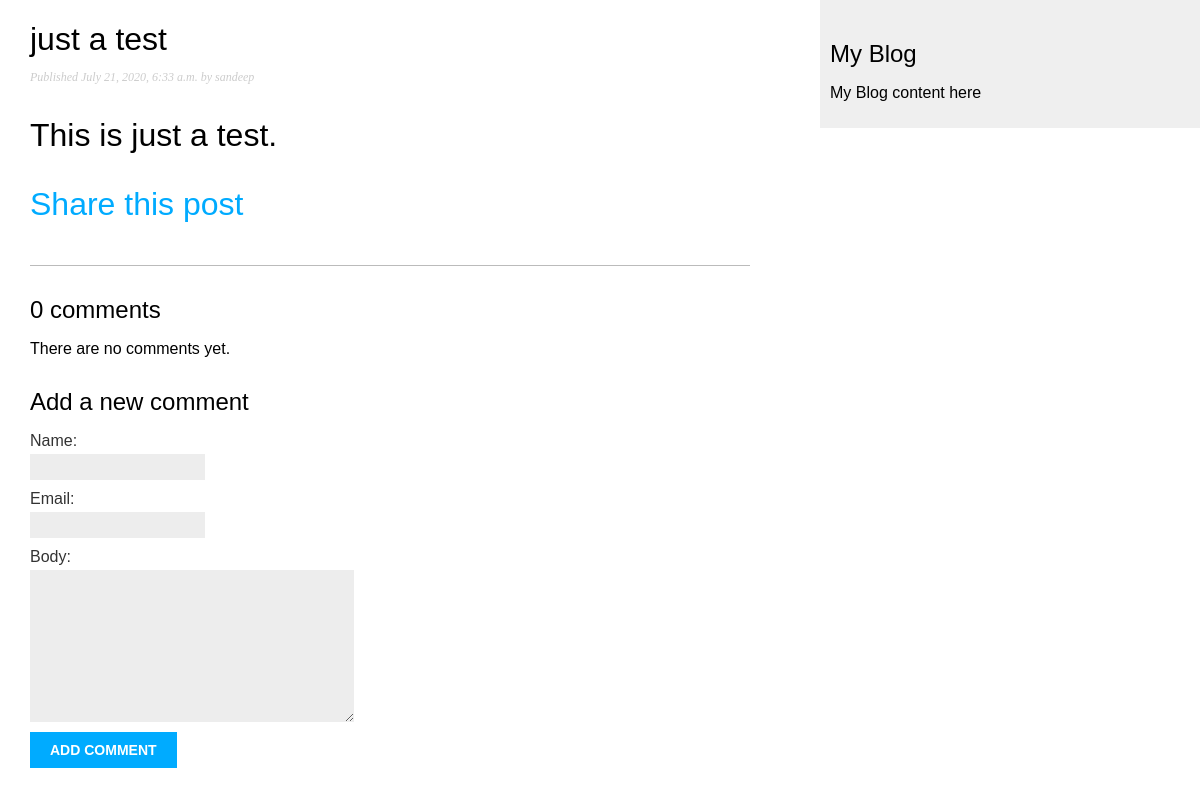
Page /blog/2020/7/21/just-test/ on the earlier database version.
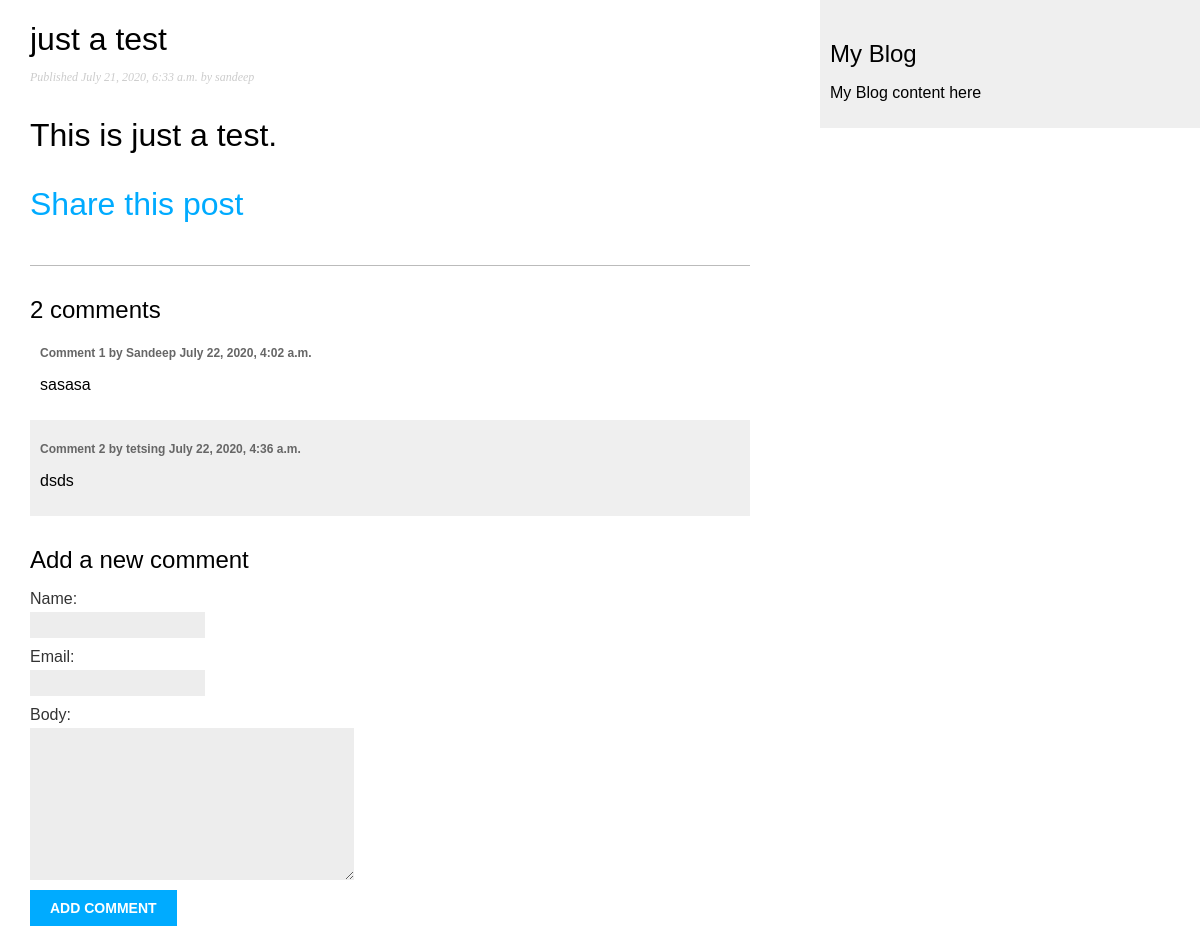
Same page on the later database version.
### blog/models.py (models this page shows, shortened)
class Post(models.Model):
    objects = models.Manager()  # Default Manager
    published = PublishedManager()  # Custom Manager
    STATUS_CHOICES = (
        ('draft', 'Draft'),
        ('published', 'Published'),
    )
    title = models.CharField(max_length=250)
    slug = models.SlugField(max_length=250, unique_for_date='publish')
    author = models.ForeignKey(User, on_delete=models.CASCADE, related_name='blog_posts')
    body = models.TextField()
    publish = models.DateTimeField(default=timezone.now)
    created = models.DateTimeField(auto_now_add=True)
    updated = models.DateTimeField(auto_now=True)
    status = models.CharField(max_length=10, choices=STATUS_CHOICES, default='draft')
    class Meta:
        ordering = ('-publish',)

class Comment(models.Model):
    post = models.ForeignKey(Post,
                             on_delete=models.CASCADE,
                             related_name='comments')
    name = models.CharField(max_length=80)
    email = models.EmailField()
    body = models.TextField()
    created = models.DateTimeField(auto_now_add=True)
    updated = models.DateTimeField(auto_now=True)
    active = models.BooleanField(default=True)
    class Meta:
        ordering = ('created',)

### blog/views.py (the view)
# urls.py: path('<int:year>/<int:month>/<int:day>/<slug:post>/', views.post_detail, name='post_detail'),
def post_detail(request, year, month, day, post):
    post = get_object_or_404(Post, slug=post, status='published', publish__year=year, publish__month=month, publish__day=day)
    comments = post.comments.filter(active=True)
    new_comment = None
    if request.method == 'POST':
        comment_form = CommentForm(data=request.POST)
        if comment_form.is_valid:
            new_comment = comment_form.save(commit=False)
            new_comment.post = post # assign current post to the comment
            new_comment.save() # save to db
    else:
        comment_form = CommentForm()
    return render(request, 'blog/post/detail.html', {'post' : post, 'comments': comments,
                                        'new_comment': new_comment, 'comment_form': comment_form})

### blog/forms.py
class CommentForm(forms.ModelForm):
    class Meta:
        model = Comment
        fields = ('name', 'email', 'body')

### blog/templates/blog/post/detail.html (shortened to what this page needs)
{% extends 'blog/base.html' %}
{% block content %}
    <h1> {{ post.title }}
    <p class="date">
        Published {{ post.publish }} by {{ post.author }}
    </p>
        {{ post.body|linebreaks }}
        <p>
            <a href="{% url "blog:post_share" post.id %}">
                Share this post
            </a>
        </p>
    {% with comments.count as total_comments %}
        <h2>
            {{ total_comments }} comment{{ total_comments|pluralize }}
        </h2>
    {% endwith %}
    {% for comment in comments %}
        <div class="comment">
            <p class="info">
            Comment {{ forloop.counter }} by {{ comment.name }}
            {{ comment.created }}
            </p>
            {{ comment.body|linebreaks }}
        </div>
        {% empty %}
            <p>There are no comments yet.</p>
    {% endfor %}
    {% if new_comment %}
        <h2>Your comment has been added.</h2>
        {% else %}
        <h2>Add a new comment</h2>
        <form method="post">
            {{ comment_form.as_p }}
            <p><input type="submit" value="Add comment"></p>
        </form>
    {% endif %}
{% endblock content %}

### blog/templates/blog/base.html (shortened to what this page needs)
{% load static %}
<!DOCTYPE html>
<html lang="en">
<head>
    <link href="{% static "css/blog.css" %}" rel="stylesheet">
</head>
<body>
<div id="content">
    {% block content %}
    {% endblock %}
</div>
<div id="sidebar">
    <h2> My Blog </h2>
    <p> My Blog content here </p>
</div>
</body>
</html>

### blog/static/css/blog.css (style rules this page uses)
body { margin:0; padding:0; font-family:helvetica, sans-serif; }
a { color:#00abff; text-decoration:none; }
h1 { font-weight:normal; border-bottom:1px solid #bbb; padding:0 0 10px 0; }
h2 { font-weight:normal; margin:30px 0 0; }
#content { float:left; width:60%; padding:0 0 0 30px; }
#sidebar { float:right; width:30%; padding:10px; background:#efefef; height:100%; }
p.date { color:#ccc; font-family: georgia, serif; font-size: 12px; font-style: italic; }
label { float:left; clear:both; color:#333; margin-bottom:4px; }
input, textarea { clear:both; float:left; margin:0 0 10px; background:#ededed; border:0; padding:6px 10px; font-size:12px; }
input[type=submit] { font-weight:bold; background:#00abff; color:#fff; padding:10px 20px; font-size:14px; text-transform:uppercase; }
.comment { padding:10px; }
.comment:nth-child(even) { background:#efefef; }
.comment .info { font-weight:bold; font-size:12px; color:#666; }

Differences in the rows shown:
added Comment: name "Sandeep", created "July 22, 2020, 4:02 a.m.", body "sasasa"
added Comment: name "tetsing", created "July 22, 2020, 4:36 a.m.", body "dsds"
Other differences:
{{ total_comments }}: "0" → "2"
text no longer shown: "There are no comments yet."
